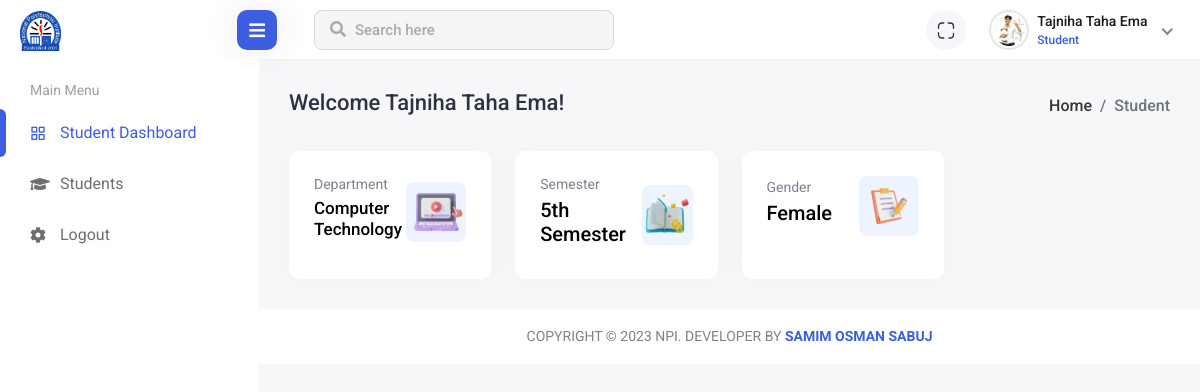
/ (signed in), run on an earlier commit of the app's database.
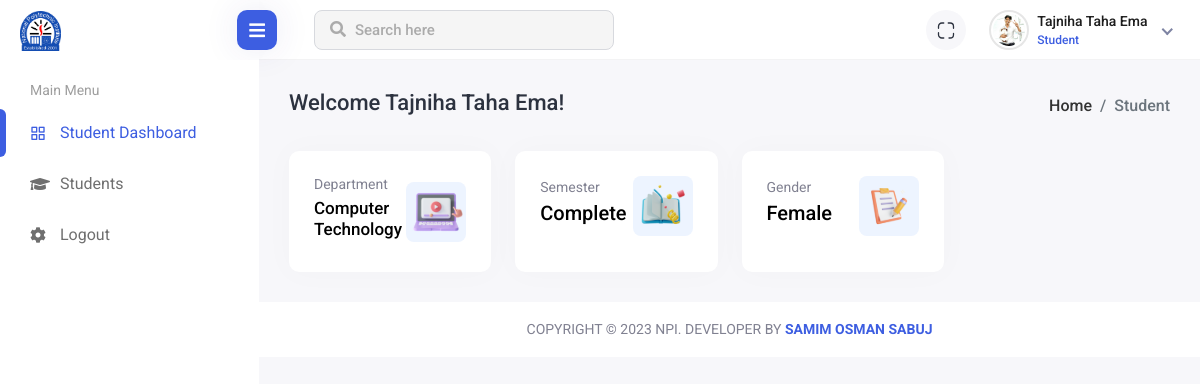
And on a later commit of the database.
### account/models.py (models this page shows, shortened)
class User(AbstractBaseUser, PermissionsMixin):
    email = models.EmailField(max_length=50, blank=False, unique=True)
    username = models.CharField(max_length=40, validators=[UnicodeUsernameValidator], unique=True)
    is_active = models.BooleanField(default=True)
    is_staff = models.BooleanField(default=False)
    is_superuser = models.BooleanField(default=False)
    date_joined = models.DateTimeField(auto_now_add=True)
    objects = UserManager()
    is_student = models.BooleanField(default=False)
    is_teacher = models.BooleanField(default=False)
    is_adminstaff = models.BooleanField(default=False)
    USERNAME_FIELD = 'username'
    REQUIRED_FIELDS = ['email',]
    class Meta:
        ordering = ['-date_joined']
    def __str__(self):
        return self.username

class student(User):
    GENDER = (
        ('Male', 'Male'),
        ('Female', 'Female'),
        ('Others', 'Others'),
    )
    RELIGION = (
        ('Islam', 'Islam'),
        ('Hindu', 'Hindu'),
        ('Chirstian', 'Chirstian'),
        ('Buddist', 'Buddist'),
        ('Others', 'Others'),
    )
    BLOOD_GROUP = (
        ('A+', 'A+'),
        ('A-', 'A-'),
        ('B+', 'B+'),
        ('B-', 'B-'),
        ('O+', 'O+'),
        ('O-', 'O-'),
        ('AB+', 'AB+'),
        ('AB-', 'AB-'),
    )
    first_name = models.CharField(max_length=20)
    last_name = models.CharField(max_length=20)
    address = models.TextField(blank=True)
    gender = models.CharField(choices=GENDER, max_length=10, blank=True, null=False)
    date_of_birth = models.DateField(blank=True, null=False)
    blood_group = models.CharField(choices=BLOOD_GROUP, max_length=5, blank=True, null=False)
    roll_no = models.PositiveIntegerField(blank=True)
    religion = models.CharField(choices=RELIGION, max_length=10, blank=True, null=False)
    phone_number = models.TextField()
    student_image = models.ImageField(upload_to='student/img/', blank=True, null=False)
    department = models.ForeignKey(Department, on_delete=models.CASCADE, related_name='student_deparment', blank=True, null=True)
    semester = models.CharField(max_length=40)
    tuition_fees_discount = models.IntegerField(blank=True, null=True)
    otp_token = models.CharField(max_length=6, blank=True, null=True)
    is_varified = models.BooleanField(default=False)

### department/models.py (models this page shows)
class Department(models.Model):
    title = models.CharField(max_length=100)
    department_code  = models.PositiveIntegerField()
    established_date = models.DateTimeField(auto_now_add=True)
    HOD = models.CharField(max_length=50, blank=True, null=True)
    def __str__(self) -> str:
        return self.title

### home/views.py (the view, shortened to what this page needs)
# urls.py: 2. Add a URL to urlpatterns:  path('', views.home, name='home')
@login_required(login_url='login')
def home(request):
    user = request.user
    if user.is_teacher == True:
        Teacher = teacher.objects.get(username=user)
        depart = Department.objects.get(title=Teacher.department)
        students = student.objects.all()
        depart_students = student.objects.filter(department=depart)
        depart_teacher = teacher.objects.filter(department=depart)
        context = {
            'Teacher': Teacher,
            'depart_students': depart_students,
            'depart_teacher': depart_teacher,
            'students': students
            }
        return render(request, 'home/teacher_home.html', context)
    elif user.is_student == True:
        Student = student.objects.get(username=user)
        context = {'Student': Student}
        return render(request, 'home/student_home.html', context)

### templates/home/student_home.html (shortened to what this page needs)
{% extends '../base/base.html' %}
{% load static %}
{% block body_content %}
<div class="content container-fluid">
    <div class="page-header">
        <div class="row">
            <div class="col-sm-12">
                <div class="page-sub-header">
                    <h3 class="page-title">Welcome {{Student.first_name|title}} {{Student.last_name|title}}!</h3>
                    <ul class="breadcrumb">
                        <li class="breadcrumb-item"><a href="{% url 'home' %}">Home</a></li>
                        <li class="breadcrumb-item active">Student</li>
                    </ul>
                </div>
            </div>
        </div>
    </div>
    <div class="row">
        <div class="col-xl-3 col-sm-6 col-12 d-flex">
            <div class="card bg-comman w-100">
                <div class="card-body">
                    <div class="db-widgets d-flex justify-content-between align-items-center">
                        <div class="db-info">
                            <h6>Department</h6>
                            <h5 style="font-size: 17px;">{{Student.department}}</h5>
                        </div>
                        <div class="db-icon">
                            <img src="{% static 'img/icons/teacher-icon-01.svg' %}" alt="Dashboard Icon">
                        </div>
                    </div>
                </div>
            </div>
        </div>
        <div class="col-xl-3 col-sm-6 col-12 d-flex">
            <div class="card bg-comman w-100">
                <div class="card-body">
                    <div class="db-widgets d-flex justify-content-between align-items-center">
                        <div class="db-info">
                            <h6>Semester</h6>
                            <h5>{{Student.semester}}</h5>
                        </div>
                        <div class="db-icon">
                            <img src="{% static 'img/icons/teacher-icon-02.svg' %}" alt="Dashboard Icon">
                        </div>
                    </div>
                </div>
            </div>
        </div>
        <div class="col-xl-3 col-sm-6 col-12 d-flex">
            <div class="card bg-comman w-100">
                <div class="card-body">
                    <div class="db-widgets d-flex justify-content-between align-items-center">
                        <div class="db-info">
                            <h6>Gender</h6>
                            <h5>{{Student.gender}}</h5>
                        </div>
                        <div class="db-icon">
                            <img src="{% static 'img/icons/student-icon-01.svg' %}" alt="Dashboard Icon">
                        </div>
                    </div>
                </div>
            </div>
        </div>
        <div class="col-xl-3 col-sm-6 col-12 d-flex">
        </div>
    </div>
</div>
{% endblock body_content %}

### templates/base/header.html (shortened to what this page needs)
{% load static %}
<div class="header">
    <div class="header-left">
        <a href="{% url 'home' %}" class="logo">
            <img src="{% static 'img/npi.png' %}" alt="Logo">
        </a>
    </div>
    <div class="menu-toggle">
        <a href="javascript:void(0);" id="toggle_btn">
            <i class="fas fa-bars"></i>
        </a>
    </div>
    <div class="top-nav-search">
        <form>
            <input type="text" class="form-control" placeholder="Search here">
            <button class="btn" type="submit"><i class="fas fa-search"></i></button>
        </form>
    </div>
    <ul class="nav user-menu">
        <li class="nav-item zoom-screen me-2">
            <a href="#" class="nav-link header-nav-list win-maximize">
                <img src="{% static 'img/icons/header-icon-04.svg' %}" alt="">
            </a>
        </li>
        <li class="nav-item dropdown has-arrow new-user-menus">
            <a href="#" class="dropdown-toggle nav-link" data-bs-toggle="dropdown">
                {% if request.user.is_teacher == True %}
                <span class="user-img">
                    {% if Teacher.teacher_image %}
                    <img class="rounded-circle" src="{{Teacher.teacher_image.url}}" width="31" alt="Soeng Souy">
                    {% else %}
                    <img class="rounded-circle" src="{% static 'img/profiles/avatar-01.jpg' %}" width="31" alt="Soeng Souy">
                    {% endif %}
                    <div class="user-text">
                        <h6>{{Teacher.first_name}} {{Teacher.last_name}}</h6>
                        <p class="text-muted mb-0">Teacher</p>
                    </div>
                </span>
                {% elif request.user.is_student == True %}
                <span class="user-img">
                    <img class="rounded-circle" src="{% static 'img/profiles/avatar-01.jpg' %}" width="31"
                        alt="Soeng Souy">
                    <div class="user-text">
                        <h6>{{Student.first_name}} {{Student.last_name}}</h6>
                        <p class="text-muted mb-0">Student</p>
                    </div>
                </span>
                {% endif %}
            </a>
        </li>
    </ul>
</div>

What changed in the data, as far as the page shows it:
changed student "Tajniha Taha": semester "5th Semester" → "Complete"
